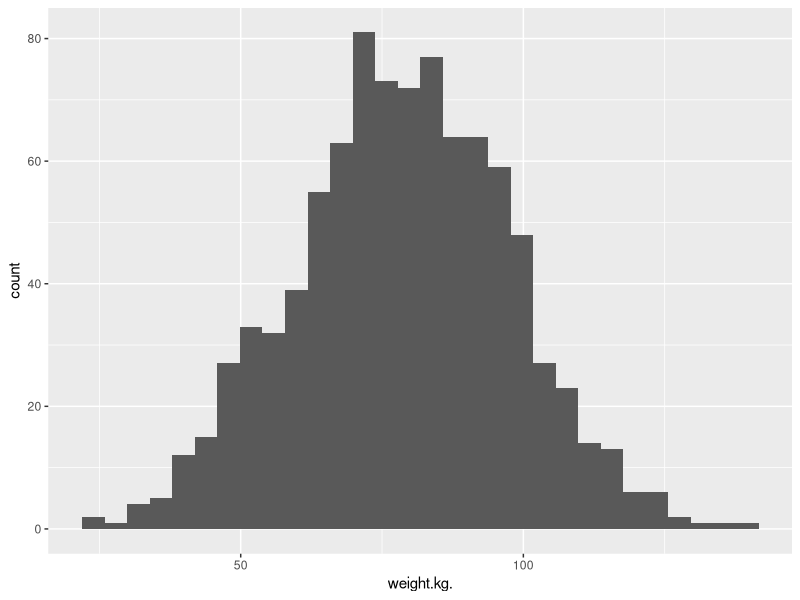
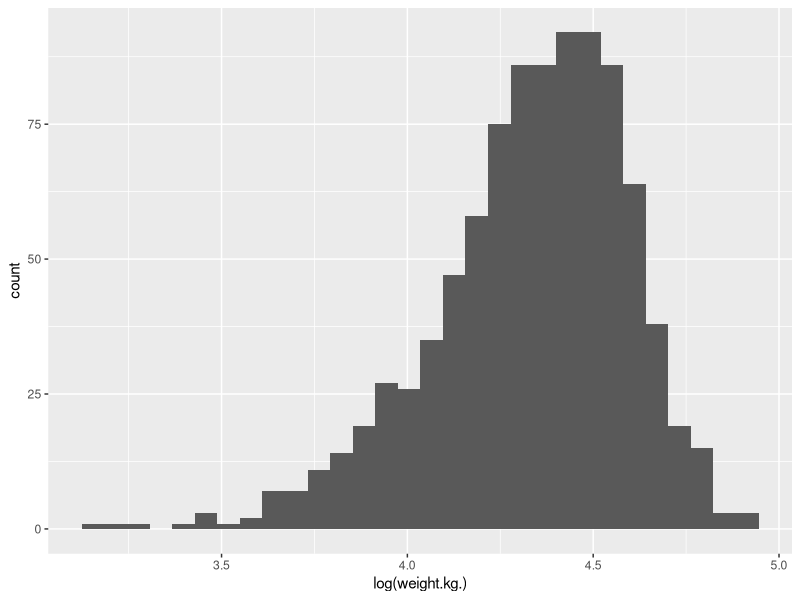
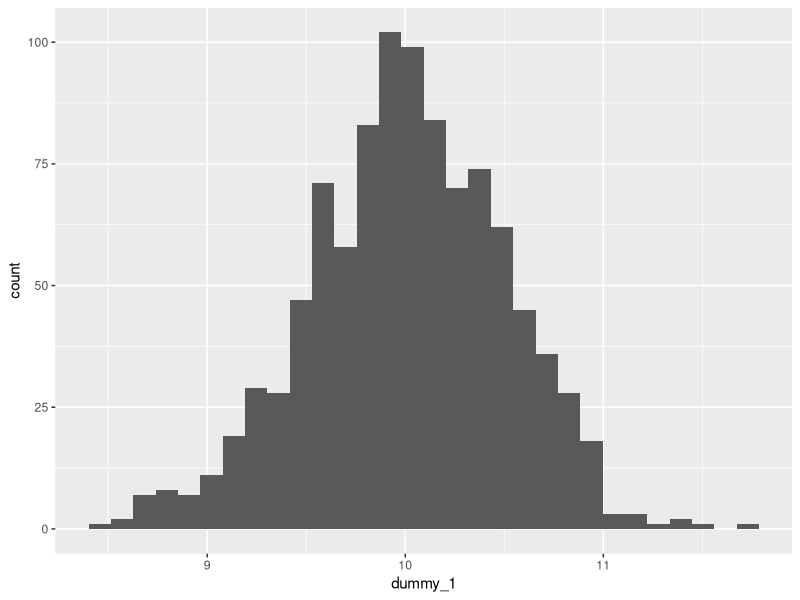
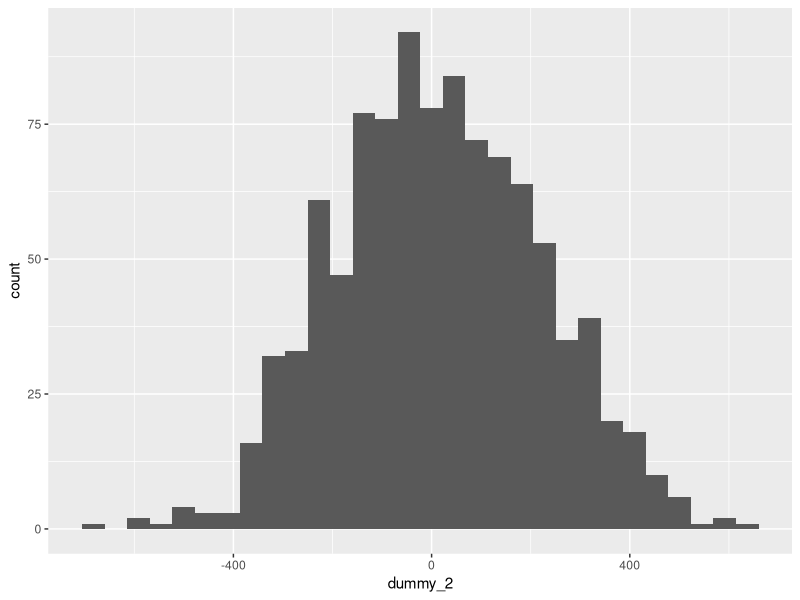

Source code (R) for these figures, in order: (Note: this script raises an error after producing the figures.)
## ---- chunk 1
## Limit printing output to max. 100 lines to avoid endless scrolling
options(max.print = 100)
## ---- chunk 2
# We will need these libraries and this data later.
library(tidyverse)
library(ggplot2)

# loading data
hgtwgt_survey <- read.csv("data/hgt_wgt.csv")

## ---- chunk 3
ggplot(hgtwgt_survey, aes(x = weight.kg.)) +
  geom_histogram()
## ---- chunk 4
ggplot(hgtwgt_survey, aes(x = log(weight.kg.))) +
  geom_histogram()
## ---- chunk 5
# small standard deviation
dummy_1 <- rnorm(1000, mean = 10, sd = 0.5)
dummy_1 <- as.data.frame(dummy_1)
ggplot(dummy_1, aes(x = dummy_1)) +
  geom_histogram()

# larger standard deviation
dummy_2 <- rnorm(1000, mean = 10, sd = 200)
dummy_2 <- as.data.frame(dummy_2)
ggplot(dummy_2, aes(x = dummy_2)) +
  geom_histogram()
## ---- chunk 6
mean(hgtwgt_survey$weight.kg., na.rm = TRUE)
## ---- chunk 7
sdweight <- sd(hgtwgt_survey$weight.kg., na.rm = TRUE)
print(sdweight)

varweight <- var(hgtwgt_survey$weight.kg., na.rm = TRUE)
print(varweight)
sqrt(varweight) == sdweight
## ---- chunk 8
median(hgtwgt_survey$weight.kg., na.rm = TRUE)
## ---- chunk 9
IQR(hgtwgt_survey$weight.kg., na.rm = TRUE)
## ---- chunk 10
table(hgtwgt_survey$gender.M.)
## ---- chunk 11
gendertable <- table(hgtwgt_survey$gender.M.)
prop.table(gendertable)
## ---- chunk 12
table(
  lon_dims_imd_2019$la19nm,
  lon_dims_imd_2019$IDAOP_london_decile
)
## ---- chunk 13
lon_dims_imd_2019 %>%
  group_by(la19nm) %>%
  summarise(avg = mean(Income_london_rank)) %>%
  arrange(la19nm, .locale = "en")
## ---- chunk 14
t.test(health_london_rank ~ city, data = lon_dims_imd_2019)$statistic
t.test(health_london_rank ~ city, data = lon_dims_imd_2019)$parameter
## ---- chunk 15
anovamodel <- aov(lon_dims_imd_2019$health_london_rank ~ lon_dims_imd_2019$la19nm)
summary(anovamodel)

TukeyHSD(anovamodel)
## ---- chunk 16
cor.test(lon_dims_imd_2019$Income_london_rank, lon_dims_imd_2019$health_london_rank)

ggplot(lon_dims_imd_2019, aes(Income_london_rank, health_london_rank)) +
  geom_point() +
  geom_smooth()
## ---- chunk 17
modelone <- lm(lon_dims_imd_2019$Income_london_rank ~ lon_dims_imd_2019$health_london_rank)
summary(modelone)
## ---- chunk 18
lon_dims_imd_2019 %>%
  mutate(city = factor(city))

modelttest <- lm(lon_dims_imd_2019$health_london_rank ~ lon_dims_imd_2019$city)

summary(modelttest)
